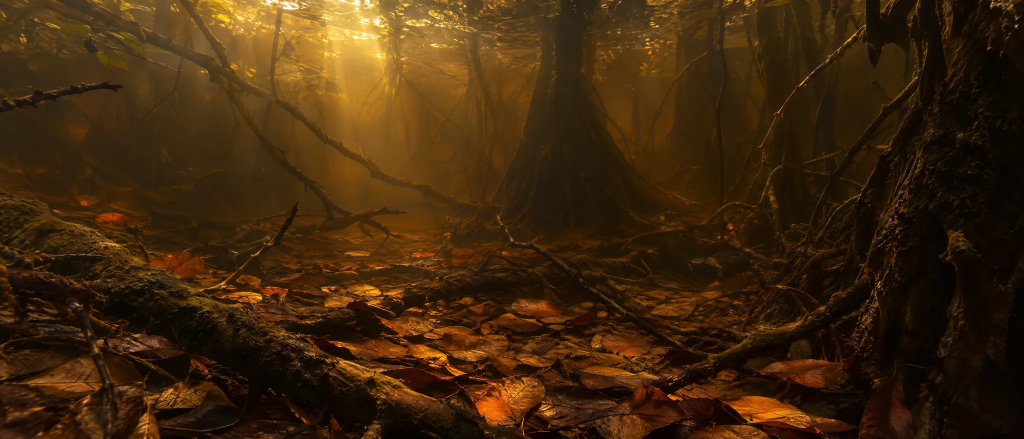
#> input picture assets/tex/amazon.webp, 2048 x 877 px, given in place of t_sand.png, which was not available (shown at 1/2 size)
$ python process-textures.py ../assets/tex/amazon.webp
#> lines starting #> are read from the running program, lines starting #| are printed output that depends on the picture; pictures that were not available may be replaced by others from this repository, and a replacement may not be noted
# Texture/thumbnail pipeline for the Higgsfield images (needs pillow + numpy). usage: python3 tools/process-textures.py <workdir with src/ and out/>
import sys, glob, os
import numpy as np
from PIL import Image, ImageDraw, ImageFilter, ImageEnhance
S = sys.argv[1]
src = S + '/src'; out = S + '/out'

def seamless(im, blend=0.25):
    a = np.asarray(im).astype(np.float32)
    h, w = a.shape[:2]
    sh = np.roll(np.roll(a, h//2, 0), w//2, 1)
    # weight: 1 in the center, 0 at edges
    yy = np.minimum(np.arange(h), h-1-np.arange(h)) / (h*blend)
    xx = np.minimum(np.arange(w), w-1-np.arange(w)) / (w*blend)
    wy = np.clip(yy, 0, 1)[:, None]; wx = np.clip(xx, 0, 1)[None, :]
    wgt = (wy * wx)[..., None]
    wgt = wgt*wgt*(3-2*wgt)
    r = a*wgt + sh*(1-wgt)
    return Image.fromarray(np.clip(r, 0, 255).astype(np.uint8))

sand = Image.open(src+'/t_sand.png').convert('RGB')
#> sand is the input picture: PIL image 2048x877 RGB; mean R, G, B 64.8, 39.9, 12.3
seamless(sand).resize((1024,1024), Image.LANCZOS).save(out+'/tex/sand.webp', quality=85)
#> in seamless, `sh = np.roll(np.roll(a, h//2, 0), w//2, 1)`:
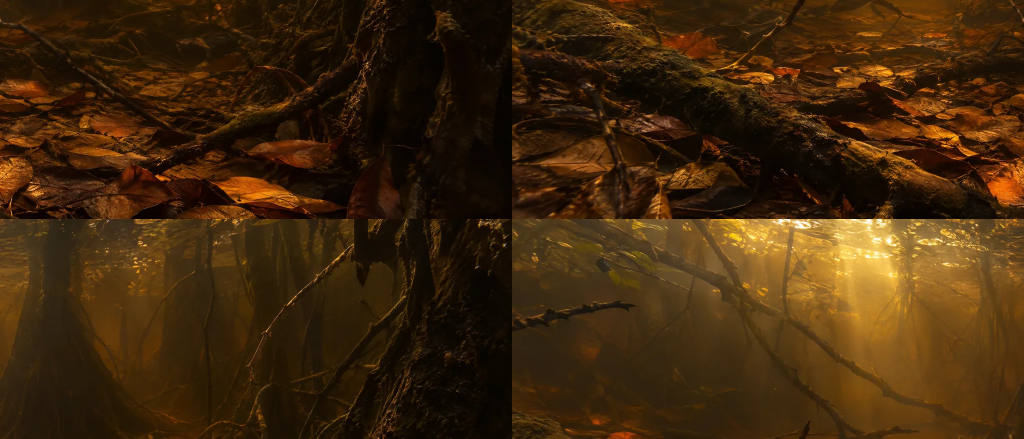
#> sh: shape (877, 2048, 3) float32 (shown at 1/2 size); mean R, G, B 64.8, 39.8, 12.3
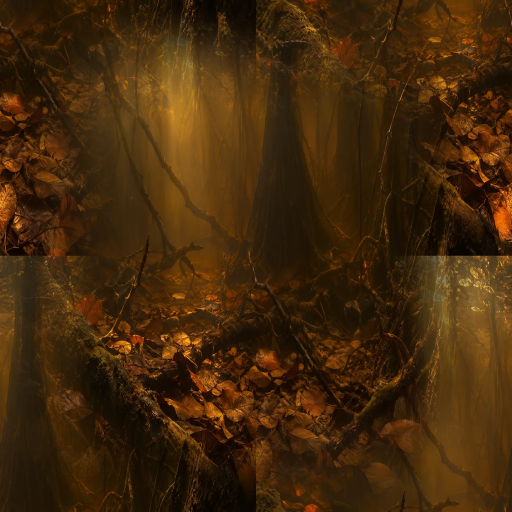
#> saved as sand.webp: PIL image 1024x1024 RGB (shown at 1/2 size); mean R, G, B 67.8, 40.6, 10.9
wood = Image.open(src+'/t_wood.png').convert('RGB')
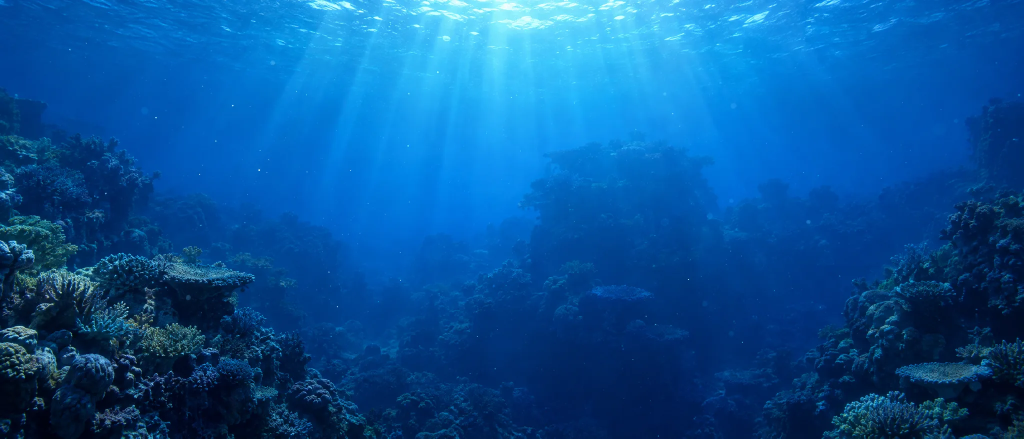
#> input picture assets/tex/reef.webp, 2048 x 877 px, given in place of t_wood.png, which was not available (shown at 1/2 size)
#> wood is the input picture: PIL image 2048x877 RGB; mean R, G, B 9.8, 85.2, 152.9
seamless(wood).resize((1024,1024), Image.LANCZOS).save(out+'/tex/wood.webp', quality=85)
#> call 2 of seamless, with blend = 0.25
#> in seamless (call 2), `sh = np.roll(np.roll(a, h//2, 0), w//2, 1)`:
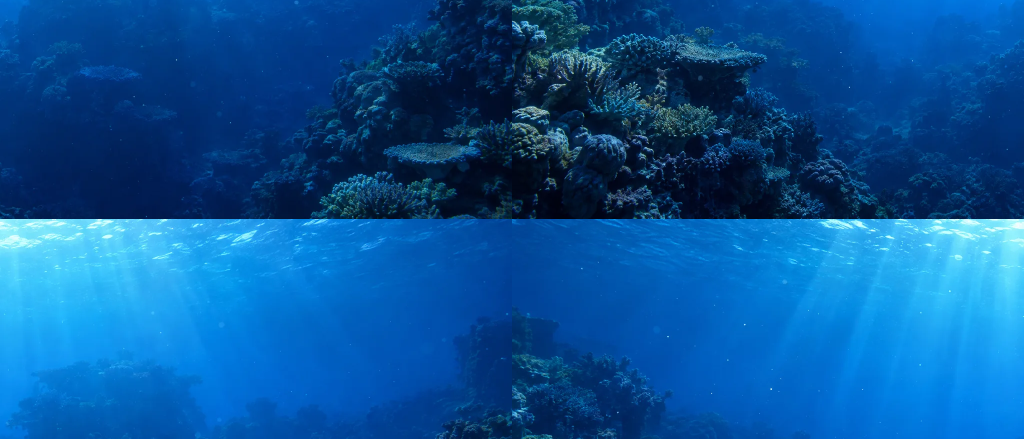
#> sh: shape (877, 2048, 3) float32 (shown at 1/2 size); mean R, G, B 9.8, 85.2, 152.9
#> in seamless (call 2), `r = a*wgt + sh*(1-wgt)`:
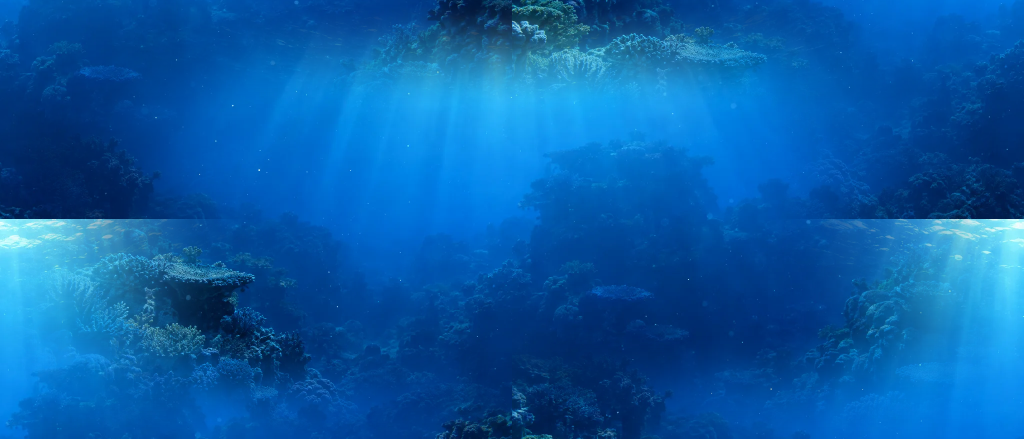
#> r: shape (877, 2048, 3) float64 (shown at 1/2 size); mean R, G, B 9.3, 93.6, 168.7; drawn with min black and max white
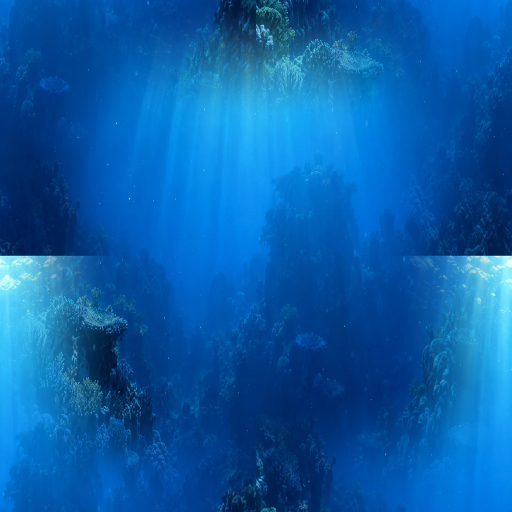
#> saved as wood.webp: PIL image 1024x1024 RGB (shown at 1/2 size); mean R, G, B 9, 93.2, 168.3

room = Image.open(src+'/bg_room.png').convert('RGB')
room = room.filter(ImageFilter.GaussianBlur(7))
room = ImageEnhance.Brightness(room).enhance(0.85)
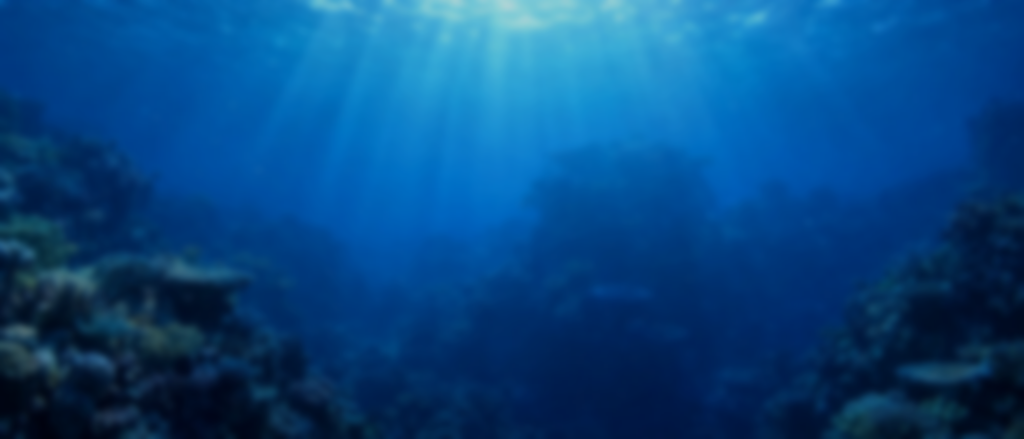
#> room: PIL image 2048x877 RGB (shown at 1/2 size); mean R, G, B 7.8, 71.9, 129.5
room.resize((2048, int(2048*room.height/room.width)), Image.LANCZOS).save(out+'/tex/room.webp', quality=80)
for n in ['bg_reef','bg_amazon']:
#> (the run stopped early here; a loop or call above may not have finished)
